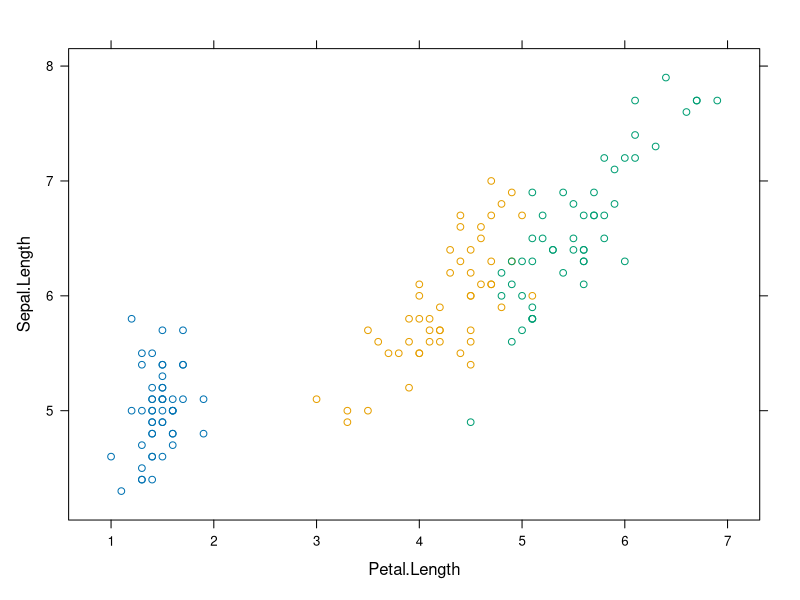
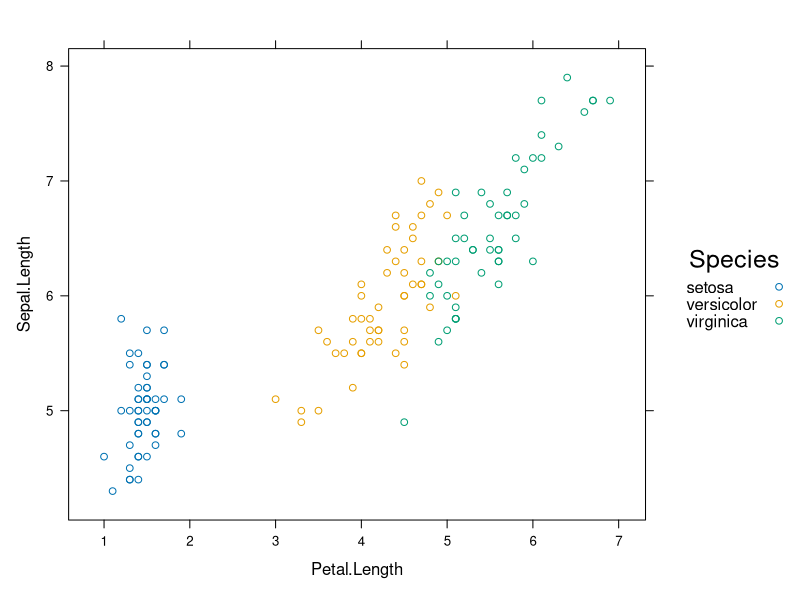
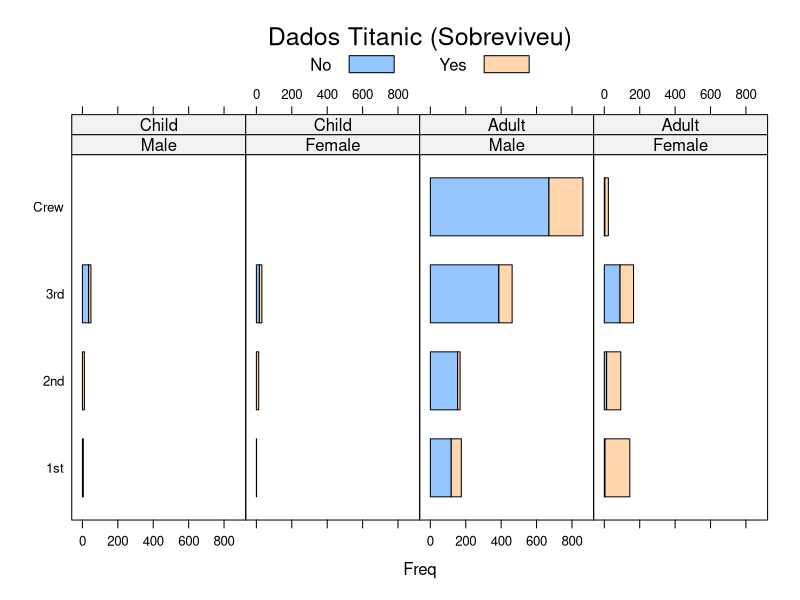
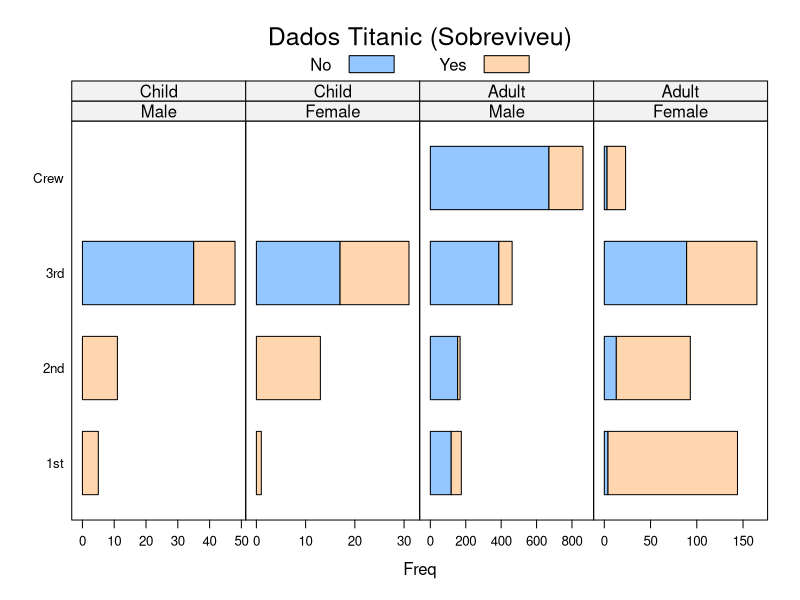

Here is the R script that generated these plots, in order: (Note: this script raises an error after producing the figures.)
# Explorando o Lattice

# Configurando Diretório de Trabalho
setwd("C:/Users/Julia/Desktop/CienciaDeDados/1.Big-Data-Analytics-com-R-e-Microsoft-Azure-Machine-Learning/4.Linguagem-R-Graficos")
getwd()

# Descricao

# O pacote Lattice é um sistema de visualizacao de dados de alto nivel poderoso e
# elegante, com enfase em dados multivariados

# Na criacao de graficos, condicoes e agrupamentos sao 2 conceitos importantes, que nos permitem
# compreender mais facilmente os dados que temos em maos. O conceito por tras do Lattice é agrupar
# os dados e criar visualizacoes de forma que fique mais facil a busca por padroes.

# Seu objetivo é criar graficos e identificar rapidamente padroes

# Instalando e carregando o pacote
install.packages('lattice')
library(lattice)


# Scatterplot (grafico de dispersao) com Lattice

# - O grafico de dispersao de Sepal.Length em relacao a Petal.Length dos dados do conjunto de dados iris. Os pontos sao
#   agrupados por espécies (Species), identificadas por cores diferentes.
# - O eixo x representa o comprimento da petala (Petal.Length) e o eixo y representa o comprimento da sepala (Sepal.Length).
#   A relacao entre essas duas variaveis é exibida para cada especie de íris em um painel separado.
# - A funcao groups é usada para especificar a variavel que deve ser usada para agrupar os dados em diferentes conjuntos de pontos de 
#   cores diferentes. A sintaxe Sepal.Length ~ Petal.Length é usada para especificar que Sepal.Length deve ser plotado no eixo y e Petal.Length deve ser plotado no eixo x.

xyplot(data = iris, groups = Species, Sepal.Length ~ Petal.Length)

# Colocando legenda. O argumento "auto.key" é usado para criar uma legenda automática para os grupos definidos pelo argumento "groups". No caso, a legenda é configurada com três colunas ("columns = 3") e o título "Species" ("title = 'Species'").

xyplot(data = iris, groups = Species, Sepal.Length ~ Petal.Length, auto.key = list(colums = 3, title = 'Species'))



# *** Barplots com dataset Titanic ***

?Titanic              # A coluna Freq indica o número de passageiros que possuem as mesmas características em cada linha do dataset.
View(Titanic)         # Por exemplo, na primeira linha não há passageiros do sexo masculino, de classe 1st, com idade infantil e que não sobreviveram. Já a última linha representa a contagem de passageiras do sexo feminino que faziam parte da equipe (Crew), eram adultas e sobreviveram.


# - Grafico de barras empilhadas (stacked bar chart) usando os dados do Titanic.
# - O argumento data indica que os dados utilizados são aqueles do objeto Titanic, que é um conjunto de dados disponível no pacote datasets do R. (Foi usado o as.data.frame para transformar o Titanic (que é da class table) em dataframe)
# - O argumento Class ~ Freq indica que a variável de classe (Class) é representada no eixo x e a variável de frequência (Freq) é representada no eixo y.
# - O operador | separa as variáveis do eixo x de acordo com os valores de outras variáveis. Neste caso, as variáveis Sex e Age são
#   usadas para separar as barras no eixo x.
# - O argumento groups indica que as barras empilhadas são separadas de acordo com os valores da variável Survived, que representa se
#   o passageiro sobreviveu ou não ao naufrágio.
# - O argumento stack indica que as barras devem ser empilhadas uma em cima da outra.
# - O argumento layout indica que as barras devem ser organizadas em um layout com 4 linhas em 1 coluna.
# - O argumento auto.key indica que o gráfico deve incluir uma legenda automática, com o título "Dados Titanic" em duas colunas.
# - O argumento sclaes ajusta a escala para cada coluna

barchart(data = as.data.frame(Titanic), Class ~ Freq | Sex + Age, 
         groups = Survived, stack = T, layout = c(4, 1),
         auto.key = list(title = 'Dados Titanic (Sobreviveu)', columns =2))

barchart(data = as.data.frame(Titanic), Class ~ Freq | Sex + Age, 
         groups = Survived, stack = T, layout = c(4, 1),
         auto.key = list(title = 'Dados Titanic (Sobreviveu)', columns =2),
         scales = list(x = 'free'))


# exemplo com tips
barchart(data = tips, time ~ tip | sex,
         groups = time, stack = F,
         auto.key = list(title = 'Dados Restaurante', columns = 2))

barchart(data = tips, time ~ tip | sex + smoker,
         groups = time, stack = F, layout = c(4, 1),
         auto.key = list(title = 'Dados Restaurante', columns = 2),
         scales = list(x = 'free'))



# Contagem de elementos (dataset iris)

PetalGrupo <- equal.count(iris$Petal.Length, 4) # equal.count divide a coluna em 6 grupos por padrao (aqui 4)
PetalGrupo

# Scatterplots (grafico de dispersao)
# O grafico é dividido em 4 paineis, um para cada grupo gerado pela função "equal.count()". Em cada painel, são exibidos os pontos que
# correspondem às observações do conjunto de dados "iris" que pertencem ao grupo correspondente. Isso permite visualizar a relação entre
# as variáveis "Sepal.Length" e "Sepal.Width" dentro de cada grupo de tamanho igual de "Petal.Length". 
# A legenda acima de cada painel indica o intervalo de valores de "Petal.Length" correspondente ao grupo.

xyplot(data = iris, Sepal.Length ~ Sepal.Width | PetalGrupo)

# com grid
xyplot(data = iris, Sepal.Length ~ Sepal.Width | PetalGrupo,
       panel = function(...) {
         panel.grid(h = -1, v = -1, col.line = 'skyblue')
         panel.xyplot(...)
       })

# com modelo de regressao
xyplot(data = iris, Sepal.Length ~ Sepal.Width | PetalGrupo,
       panel = function(x,y,...) {
         panel.xyplot(x,y,...)
         mylm <- lm(y ~ x)
         panel.abline(mylm)
       })


# 


tipsLength <- equal.count(tips$tip, 50)
tipsLength
